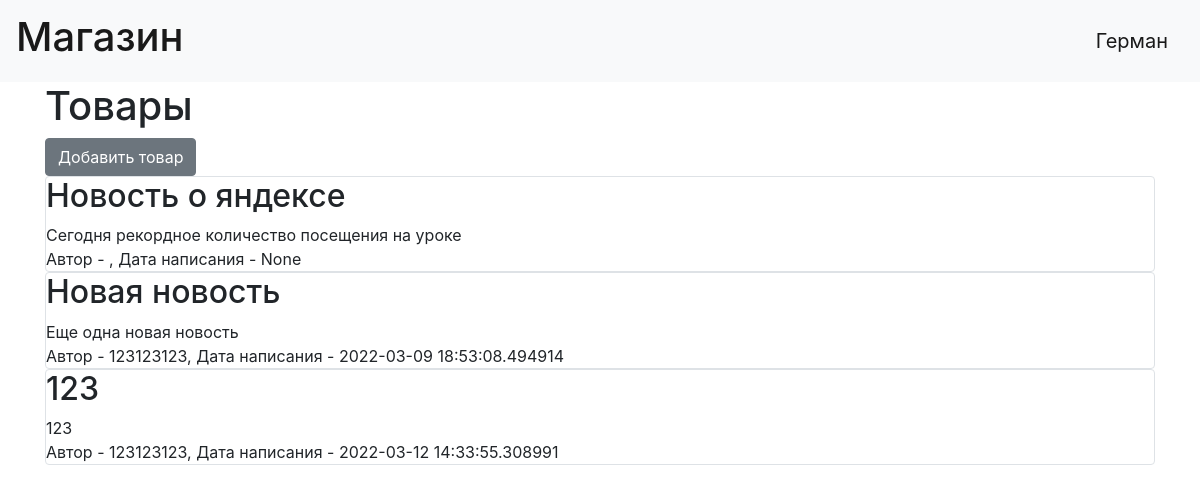
/ (signed in), run on the app's committed database.
### data/users.py (models this page shows, shortened)
class User(SqlAlchemyBase, UserMixin, SerializerMixin):
    __tablename__ = "users"
    id = sqlalchemy.Column(sqlalchemy.Integer, primary_key=True, autoincrement=True)
    name = sqlalchemy.Column(sqlalchemy.String, nullable=True)
    about = sqlalchemy.Column(sqlalchemy.String, nullable=True)
    email = sqlalchemy.Column(sqlalchemy.String, index=True, unique=True, nullable=True)
    hashed_password = sqlalchemy.Column(sqlalchemy.String, nullable=True)
    created_date = sqlalchemy.Column(sqlalchemy.DateTime, default=datetime.now)
    news = orm.relation("News", back_populates='user')

### data/news.py (models this page shows)
class News(SqlAlchemyBase, SerializerMixin):
    __tablename__ = 'news'
    id = sqlalchemy.Column(sqlalchemy.Integer, primary_key=True, autoincrement=True)
    title = sqlalchemy.Column(sqlalchemy.String, nullable=True)
    content = sqlalchemy.Column(sqlalchemy.String, nullable=True)
    created_date = sqlalchemy.Column(sqlalchemy.DateTime, default=datetime.datetime.now)
    is_private = sqlalchemy.Column(sqlalchemy.Boolean, default=True)
    user_id = sqlalchemy.Column(sqlalchemy.Integer, sqlalchemy.ForeignKey("users.id"))
    user = orm.relation('User')

### main.py (the view)
@app.route("/")
def index():
    db_sess = db_session.create_session()
    news = db_sess.query(News).filter(News.is_private != True or News.is_private == True)
    return render_template("index.html", news=news)

### data/db_session.py (called while the page is built)
def create_session() -> Session:
    global __factory
    return __factory()

### main.py (called while the page is built)
@login_manager.user_loader
def load_user(user_id):
    db_sess = db_session.create_session()
    return db_sess.query(User).get(user_id)

### templates/index.html
{% extends "base.html" %}
{% block content %}
<h1>Товары</h1>
{% if current_user.is_authenticated %}
    <a href="news" class="btn btn-secondary">Добавить товар</a>
{% endif %}
{% for item in news%}
<div class="col-md6 border rounded">
    <h2>{{item.title}}</h2>
    <div bgcolor="black">
        {{item.content}}
    </div>
    <div>
        Автор - {{item.user.name}}, Дата написания - {{item.created_date}}
    </div>
</div>
{% endfor %}
{% endblock %}

### templates/base.html (shortened to what this page needs)
<!doctype html>
<html lang="en">
<head>
    <link rel="stylesheet"
          href="https://stackpath.bootstrapcdn.com/bootstrap/4.4.1/css/bootstrap.min.css"
>
</head>
<body>
<header>
    <nav class="navbar navbar-light bg-light">
        <a class="navbar-brand" href="#"><h1>Магазин</h1></a>
        {% if current_user.is_authenticated %}
        <a class="navbar-brand" href="/logout">{{ current_user.name }}</a>
        {% else %}
        <p>
            <a class="btn btn-primary " href="/register">Зарегистрироваться</a>
            <a class="btn btn-success" href="/login">Войти</a>
        </p>
        {% endif %}
    </nav>
</header>
<main role="main" class="container">
    {% block content %}{% endblock %}
</main>
</body>
</html>

### data on the page
User: name "Герман"
News: title "Новость о яндексе", content "Сегодня рекордное количество посещения на уроке", created_date "None"
News: title "Новая новость", content "Еще одна новая новость", user.name "123123123", created_date "2022-03-09 18:53:08.494914"
News: title "123", content "123", user.name "123123123", created_date "2022-03-12 14:33:55.308991"
